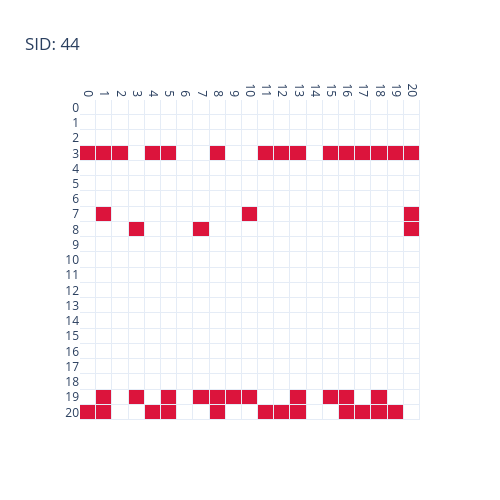

The notebook cell saved with this chart:
### Code cell
sid_multi = bnm.sid(sub_truth, sub_learned)
print(f'union-MB SID: {sid_multi.sid}')
bnm.plot_sid_matrix(sid_multi)

### Figure 1 — Plotly figure (JSON) as saved in the notebook; plotly's stock layout.template omitted (floating-point values rounded to 4 significant figures; data arrays with more than 128 entries replaced by an {"elided": "..."} marker saying what was removed)
{"data": [{"colorscale": [[0.0, "white"], [0.9999, "white"], [1.0, "crimson"]], "showscale": false, "type": "heatmap", "x": ["0", "1", "2", "3", "4", "5", "6", "7", "8", "9", "10", "11", "12", "13", "14", "15", "16", "17", "18", "19", "20"], "xgap": 1, "y": ["0", "1", "2", "3", "4", "5", "6", "7", "8", "9", "10", "11", "12", "13", "14", "15", "16", "17", "18", "19", "20"], "ygap": 1, "z": {"elided": "21x21 int values"}, "zmax": 1, "zmin": 0}], "layout": {"height": 500, "title": {"text": "SID: 44"}, "width": 500, "xaxis": {"showgrid": false, "side": "top", "tickangle": 90}, "yaxis": {"autorange": "reversed", "showgrid": false}}}
